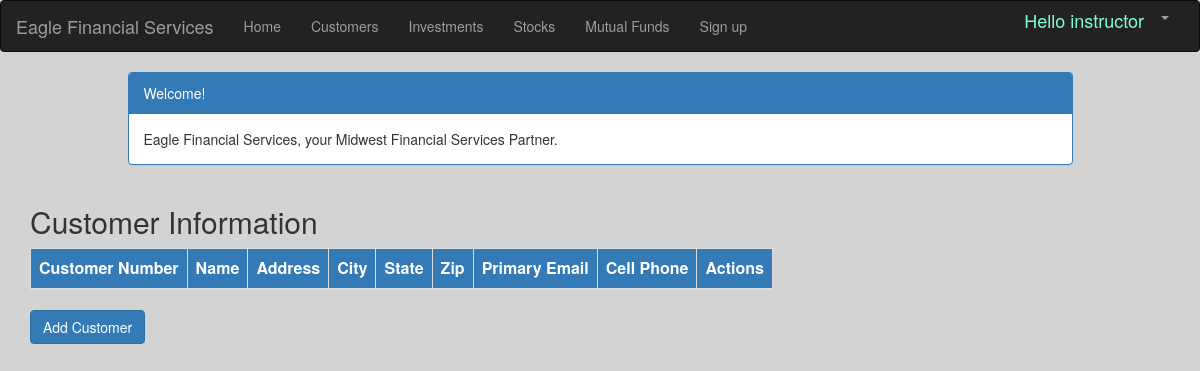
The app's page /customer_list (signed in), older data.
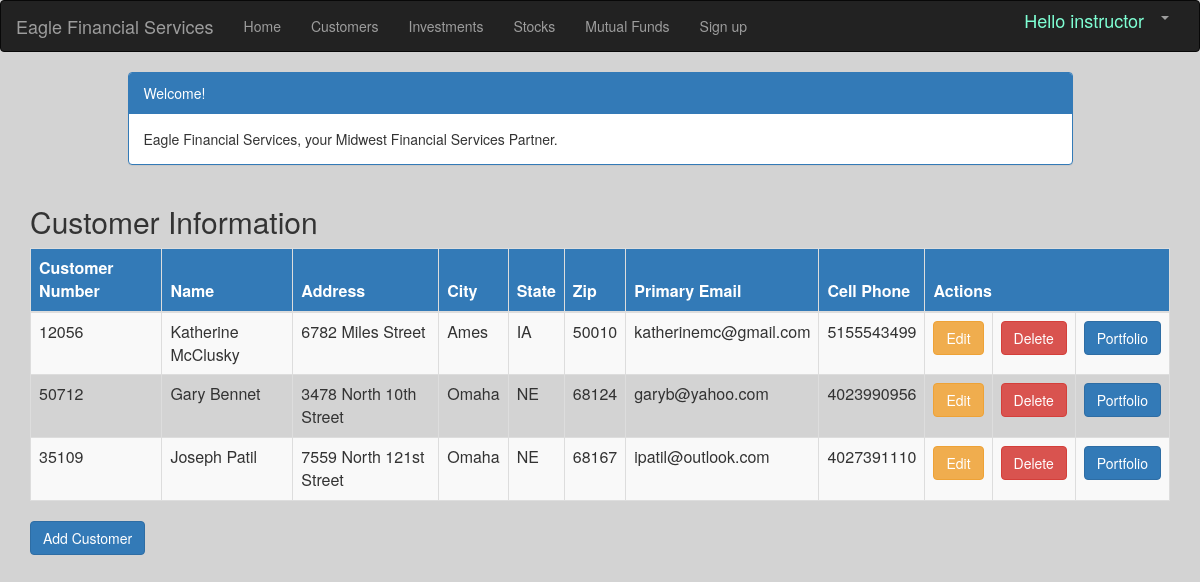
The same page, newer data.
### portfolio/models.py (models this page shows, shortened)
class Customer(models.Model):
    name = models.CharField(max_length=50)
    address = models.CharField(max_length=200)
    cust_number = models.IntegerField(blank=False, null=False)
    city = models.CharField(max_length=50)
    state = models.CharField(max_length=50)
    zipcode = models.CharField(max_length=10)
    email = models.EmailField(max_length=200)
    cell_phone = models.CharField(max_length=50)
    created_date = models.DateTimeField(
        default=timezone.now)
    updated_date = models.DateTimeField(auto_now_add=True)

### portfolio/views.py (the view)
# urls.py: path('customer_list', views.customer_list, name='customer_list'),
@login_required
def customer_list(request):
    customer = Customer.objects.filter(created_date__lte=timezone.now())
    return render(request, 'portfolio/customer_list.html',
                  {'customers': customer})

### portfolio/templates/portfolio/customer_list.html (shortened to what this page needs)
{% extends 'portfolio/base.html' %}
{% block content %}
    <html>
    <head>
        <link rel="stylesheet" href="https://maxcdn.bootstrapcdn.com/bootstrap/3.3.4/css/bootstrap.min.css">
    </head>
    <body>
    <div class="container">
        <div class="row">
            <div class="col-md-10 col-md-offset-1">
                <div class="panel panel-primary">
                    <div class="panel-heading">Welcome!</div>
                    <div class="panel-body">
                        Eagle Financial Services, your Midwest Financial Services Partner.
                    </div>
                </div>
            </div>
        </div>
    </div>
   <div class="container">
       <div class="row">
        <h2 style="padding-left: 15Px">Customer Information</h2>
       </div>
       <div style="display: inline-block; align-items: center">
            <table class="table table-striped table-bordered table-hover table-responsive">
            <thead class="thead-dark bg-primary">
            <tr>
                <th>Customer Number</th>
                <th>Name</th>
                <th>Address</th>
                <th>City</th>
                <th>State</th>
                <th>Zip</th>
                <th>Primary Email</th>
                <th>Cell Phone</th>
                <th colspan="3">Actions</th>
            </tr>
            </thead>
            <tbody>
            {% for customer in customers %}
                <tr>
                    <td>{{ customer.cust_number }}</td>
                    <td>{{ customer.name }}</td>
                    <td>{{ customer.address }}</td>
                    <td>{{ customer.city }}</td>
                    <td>{{ customer.state }}</td>
                    <td>{{ customer.zipcode }}</td>
                    <td>{{ customer.email }}</td>
                    <td>{{ customer.cell_phone }}</td>
                    <td><a href="{% url 'portfolio:customer_edit' pk=customer.pk %}" class="btn btn-warning">Edit</a>
                    <td><a href="{% url 'portfolio:customer_delete' pk=customer.pk %}"
                           onclick="return confirm('Are you sure you want to delete this customer?')"
                           class="btn btn-danger">Delete</a>
                    </td>
                    <td><a href="{% url 'portfolio:portfolio' pk=customer.pk %}"
                           class="btn btn-primary">Portfolio</a></td>
                </tr>
            {% endfor %}
            </tbody>
        </table>
            <div class="row col-lg-2    ">
            <a href="{% url 'portfolio:customer_new' %}" class="row"><span
                    class="btn btn-primary">Add Customer</span></a>
        </div>
       </div>
   </div>
    </body>
    </html>
{% endblock %}

Row changes from the older to the newer data that the page shows:
added Customer: cust_number "12056", name "Katherine McClusky", address "6782 Miles Street", city "Ames", state "IA", zipcode "50010", email "katherinemc@gmail.com", cell_phone "5155543499"
added Customer: cust_number "50712", name "Gary Bennet", address "3478 North 10th Street", city "Omaha", state "NE", zipcode "68124", email "garyb@yahoo.com", cell_phone "4023990956"
added Customer: cust_number "35109", name "Joseph Patil", address "7559 North 121st Street", city "Omaha", state "NE", zipcode "68167", email "ipatil@outlook.com", cell_phone "4027391110"
